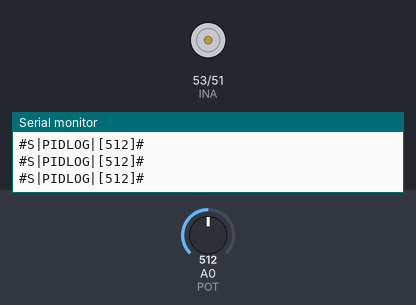
The sketch below on a simulated Arduino Mega 2560, built with avr-gcc and run on an emulated ATmega2560. Parts: motor-driver pin pairs drawn as motors (green arrow = first pin HIGH = forward, orange = second pin HIGH = backward, longer = more drive, scaled by the enable pin), the last lines printed to the serial monitor. The inputs (shaded band) are chosen by the test bench; at power-on: A0 (POT) = 512.

Above: at 1.2 s.
1.3 s: A0 (POT) set to 0
At 1.8 s:
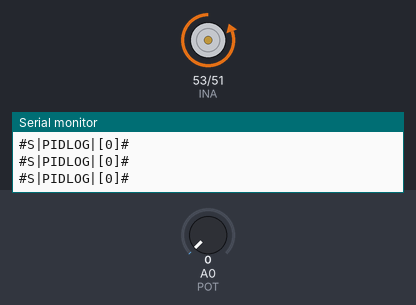
2.8 s: A0 (POT) set to 900
At 4.0 s:
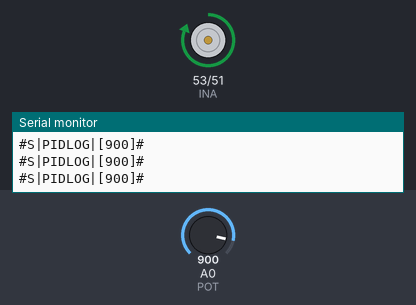
4.3 s: A0 (POT) set to 716
At 5.2 s:
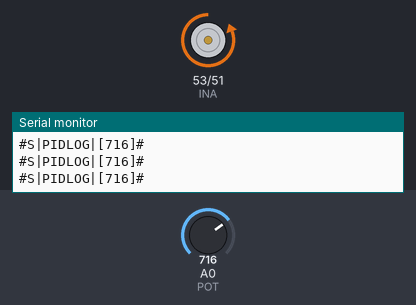
5.8 s: A0 (POT) set to 553
8.8 s: A0 (POT) set to 529
At 9.5 s:
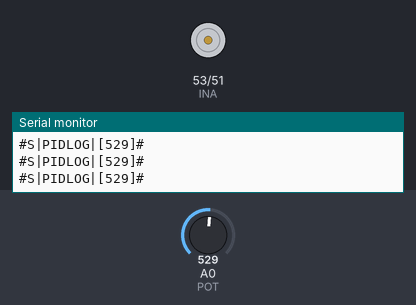
Timing chart, 0 to 11.8 s (numbered marks = the images above; inputs shaded):
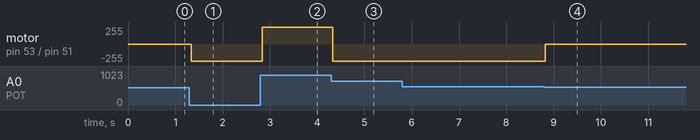

Measured:
- the behaviour switches between 539 and 538 on A0 (POT) (found by bisection; images 3 and 4)
- after the input at 1.3 s, motor on pin 53 (INA) / pin 51 (INB): stopped → backward 255/255 at once
- after the input at 2.8 s, motor on pin 53 (INA) / pin 51 (INB): backward 255/255 → forward 255/255 at once
- after the input at 4.3 s, motor on pin 53 (INA) / pin 51 (INB): forward 255/255 → backward 255/255 at once
- after the input at 8.8 s, motor on pin 53 (INA) / pin 51 (INB): backward 255/255 → stopped at once

The sketch:

InversePendlumPID.ino
```cpp
#define INA 53
#define INB 51
#define PWM2 13
#define POT 0

int errorcw = 0;
int errorccw = 0;
int correction = 0;
double kp = 57;
double ki = 26;
double kd = 12;
int PID = 0;
int error = 0;
int last_error = 0;
int angle = 0;
int sp = 839;

void setup()
{
    Serial.begin(9600);
    pinMode(INA, OUTPUT);
    pinMode(INB, OUTPUT);
    pinMode(PWM2, OUTPUT);
    pinMode(POT, INPUT);

}

void loop()
{
    char buffer[5];
    angle = analogRead(POT);
    Serial.print("#S|PIDLOG|[");
    Serial.print(itoa((angle), buffer, 10));
    Serial.println("]#");
    if(angle < sp)
    {
        errorcw = (sp-angle);
        correction = calcPid(errorcw);
        analogWrite(PWM2, correction);
        digitalWrite(INA, LOW);
        digitalWrite(INB, HIGH);
    }
    if(angle > sp)
    {
        errorccw = (angle-sp);
        correction = calcPid(errorccw);

        analogWrite(PWM2, correction);
        digitalWrite(INA, HIGH);
        digitalWrite(INB, LOW);
    }
    //  delay(50);
    return;
}

int calcPid(int error)
{
    PID = (kp*(error))+(ki*(error+last_error))+(kd*(error-last_error));
    last_error = error;

    return constrain(PID, 0, 255);
}
```
